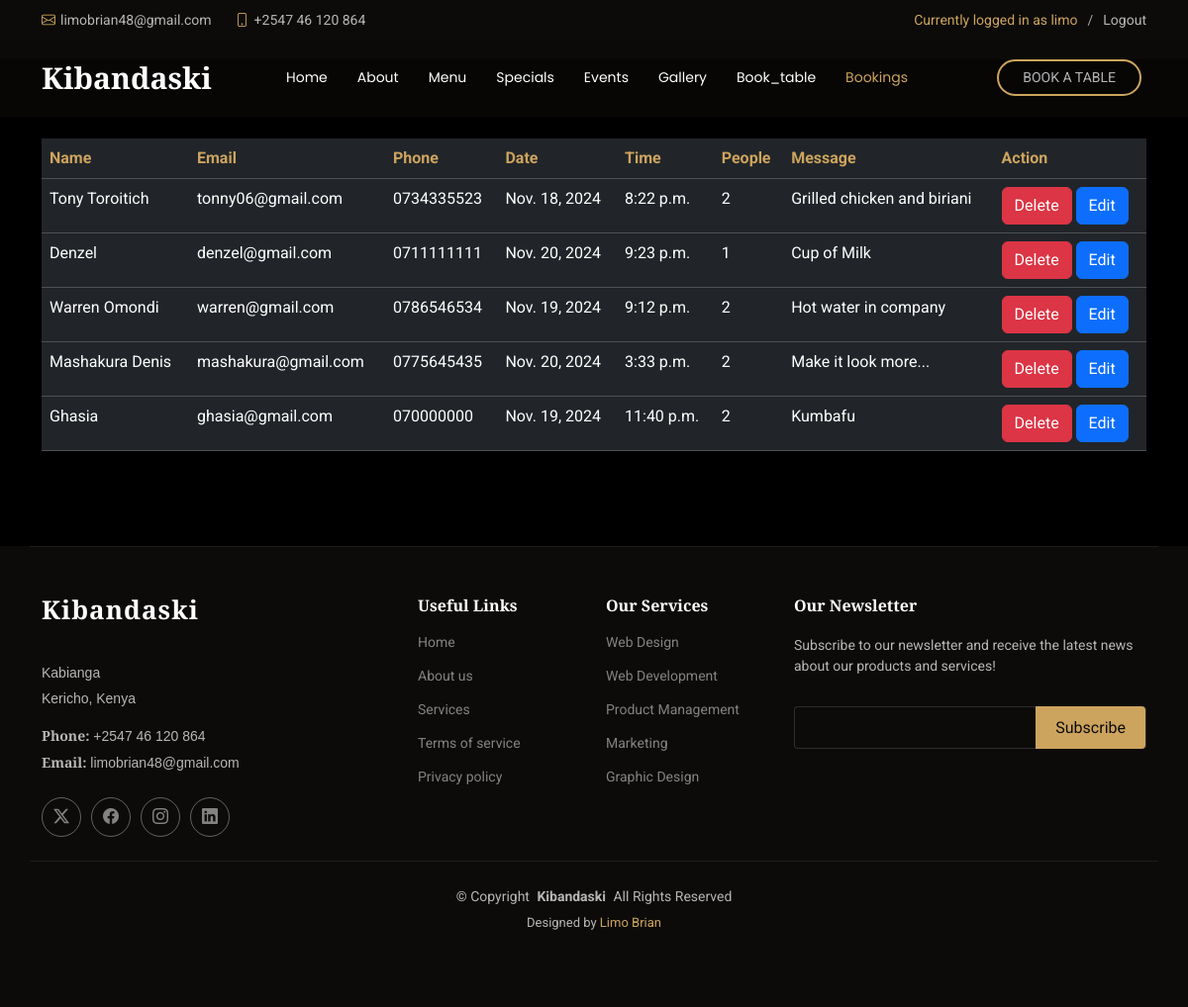
/show_bookings (signed in), run on the app's committed database.
### kibandaskiapp/models.py (models this page shows, shortened)
class Booking(models.Model):
    name = models.CharField(max_length=100)
    email = models.EmailField()
    phone = models.CharField(max_length=15)
    date = models.DateField()
    time = models.TimeField()
    people = models.PositiveIntegerField()
    message = models.TextField(blank=True, null=True)

### kibandaskiapp/views.py (the view)
# urls.py: path('show_bookings', views.retrieve_bookings, name= 'show_bookings'),
def retrieve_bookings(request):
    bookings = Booking.objects.all()
    context = {'bookings':bookings}
    return render(request, 'show_bookings.html', context)

### templates/show_bookings.html (shortened to what this page needs)
{% extends 'base.html' %}
{% block content %}
<section id="events" class="events section">
    <div class="container">
    <table class="table table-dark table-responsive">
    <thead>
        <tr>
            <th style="color: #cda45e;">Name</th>
            <th style="color: #cda45e;">Email</th>
            <th style="color: #cda45e;">Phone</th>
            <th style="color: #cda45e;">Date</th>
            <th style="color: #cda45e;">Time</th>
            <th style="color: #cda45e;">People</th>
            <th style="color: #cda45e;">Message</th>
            <th style="color: #cda45e;">Action</th>
        </tr>
        <tbody>
            {% for booking in bookings %}
            <tr>
                <td>{{booking.name}}</td>
                <td>{{booking.email}}</td>
                <td>{{booking.phone}}</td>
                <td>{{booking.date}}</td>
                <td>{{booking.time}}</td>
                <td>{{booking.people}}</td>
                <td>{{booking.message}}</td>
                <td>
                    <button type="button" class="btn btn-danger" data-bs-toggle="modal" data-bs-target="#deleteModal" data-id="{{ booking.id }}">
                        Delete
                    </button>
                    <a href="{% url 'update_booking' booking.id %}" class="btn btn-primary">Edit</a>
                </td>
            </tr>
            {% endfor %}
        </tbody>
    </thead>
    </table>
    </div>
</section>
{% endblock %}

### templates/header.html (shortened to what this page needs)
<header id="header" class="header fixed-top">
    <div class="topbar d-flex align-items-center">
      <div class="container d-flex justify-content-center justify-content-md-between">
        <div class="contact-info d-flex align-items-center">
          <i class="bi bi-envelope d-flex align-items-center"><a href="mailto:contact@example.com">limobrian48@gmail.com</a></i>
          <i class="bi bi-phone d-flex align-items-center ms-4"><span>+2547 46 120 864</span></i>
        </div>
        <div class="languages d-none d-md-flex align-items-center">
          <ul>
            {% if user.is_authenticated %}
                <li>Currently logged in as {{ user.username }}</li>
                <li><a href="{% url 'logout' %}">Logout</a></li>
            {% else %}
                <li><a href="{% url 'register' %}">Register</a></li>
                <li><a href="{% url 'login' %}">Login</a></li>
            {% endif %}
        </ul>
        </div>
      </div>
    </div>
    <div class="branding d-flex align-items-cente">
      <div class="container position-relative d-flex align-items-center justify-content-between">
        <a href="index.html" class="logo d-flex align-items-center me-auto me-xl-0">
          <h1 class="sitename">Kibandaski</h1>
        </a>
        <nav id="navmenu" class="navmenu">
          <ul>
            <li><a href="{% url 'home' %}" class="{% if request.path == '/' %} active {% endif %}">Home<br></a></li>
            <li><a href="{% url 'about' %}" class="{% if request.path == '/about/' %}active{% endif %}">About</a></li>
            <li><a href="{% url 'menu' %}" class="{% if request.path == '/menu/' %}active{% endif %}">Menu</a></li>
            <li><a href="{% url 'specials' %}" class="{% if request.path == '/specials/' %}active{% endif %}">Specials</a></li>
            <li><a href="{% url 'events' %}" class="{% if request.path == '/events/' %}active{% endif %}">Events</a></li>
            <li><a href="{% url 'gallery' %}" class="{% if request.path == '/gallery/' %}active{% endif %}">Gallery</a></li>
            <li><a href="{% url 'book_table' %}" class="{% if request.path == '/book_table/' %}active{% endif %}">Book_table</a></li>
            <li><a href="{% url 'show_bookings' %}" class="{% if request.path == '/show_bookings' %}active{% endif %}">Bookings</a></li>
          </ul>
        </nav>
        <a class="btn-book-a-table d-none d-xl-block" href="{% url 'book_table' %}">Book a Table</a>
      </div>
    </div>
  </header>

### static/assets/css/main.css (style rules this page uses)
:root { --default-font: "Roboto", system-ui, -apple-system, "Segoe UI", Roboto, "Helvetica Neue", Arial, "Noto Sans", "Liberation Sans", sans-serif, "Apple Color Emoji", "Segoe UI Emoji", "Segoe UI Symbol", "Noto Color Emoji"; --heading-font: "Playfair Display", sans-serif; --nav-font: "Poppins", sans-serif; }
:root { --background-color: #0c0b09; --default-color: rgba(255, 255, 255, 0.7); --heading-color: #ffffff; --accent-color: #cda45e; --surface-color: #29261f; --contrast-color: #0c0b09; }
:root { --nav-color: #ffffff; --nav-hover-color: #cda45e; --nav-mobile-background-color: #29261f; --nav-dropdown-background-color: #29261f; --nav-dropdown-color: #ffffff; --nav-dropdown-hover-color: #cda45e; }
:root { scroll-behavior: smooth; }
body { color: var(--default-color); background-color: var(--background-color); font-family: var(--default-font); padding-top: 60px; }
a { color: var(--accent-color); text-decoration: none; transition: 0.3s; }
h1, h2, h3, h4, h5, h6 { color: var(--heading-color); font-family: var(--heading-font); }
.header { --background-color: rgba(12, 11, 9, 0.61); color: var(--default-color); transition: all 0.5s; z-index: 997; }
.header .topbar { height: 40px; padding: 0; font-size: 14px; transition: all 0.5s; }
.header .topbar .contact-info i { font-style: normal; color: var(--accent-color); }
.header .topbar .contact-info i a, .header .topbar .contact-info i span { padding-left: 5px; color: var(--default-color); }
.header .topbar .contact-info i a { line-height: 0; transition: 0.3s; }
.header .topbar .languages ul { display: flex; flex-wrap: wrap; list-style: none; padding: 0; margin: 0; color: var(--accent-color); }
.header .topbar .languages ul a { color: var(--default-color); }
.header .topbar .languages ul li+li { padding-left: 10px; }
.header .topbar .languages ul li+li::before { display: inline-block; padding-right: 10px; color: color-mix(in srgb, var(--default-color), transparent 10%); content: "/"; }
.header .branding { background-color: var(--background-color); min-height: 60px; padding: 10px 0; transition: 0.3s; border-bottom: 1px solid var(--background-color); }
.header .logo { line-height: 1; }
.header .logo h1 { font-size: 30px; margin: 0; font-weight: 700; color: var(--heading-color); }
.header .btn-book-a-table, .header .btn-book-a-table:focus { color: var(--default-color); border: 2px solid var(--accent-color); text-transform: uppercase; font-size: 14px; padding: 6px 24px; margin: 0 5px 0 30px; border-radius: 50px; transition: 0.3s; }
@media (min-width: 1200px) { .navmenu { padding: 0; } }
@media (min-width: 1200px) { .navmenu ul { margin: 0; padding: 0; display: flex; list-style: none; align-items: center; } }
@media (min-width: 1200px) { .navmenu li { position: relative; } }
@media (min-width: 1200px) { .navmenu a, .navmenu a:focus { color: var(--nav-color); padding: 18px 15px; font-size: 14px; font-family: var(--nav-font); font-weight: 400; display: flex; align-items: center; justify-content: space-between; white-space: nowrap; transition: 0.3s; } }
@media (min-width: 1200px) { .navmenu li:last-child a { padding-right: 0; } }
@media (min-width: 1200px) { .navmenu li:hover>a, .navmenu .active, .navmenu .active:focus { color: var(--nav-hover-color); } }
section, .section { color: var(--default-color); background-color: var(--background-color); padding: 60px 0; scroll-margin-top: 77px; overflow: clip; }
.events { --default-color: #ffffff; --background-color: #000000; --heading-color: #ffffff; padding: 80px 0; position: relative; }
.events:before { content: ""; background-color: color-mix(in srgb, var(--background-color), transparent 30%); position: absolute; inset: 0; z-index: 2; }
.events .container { position: relative; z-index: 3; }

### data on the page
Booking: name "Tony Toroitich", email "tonny06@gmail.com", phone "0734335523", date "Nov. 18, 2024", time "8:22 p.m.", people "2", message "Grilled chicken and biriani"
Booking: name "Denzel", email "denzel@gmail.com", phone "0711111111", date "Nov. 20, 2024", time "9:23 p.m.", people "1", message "Cup of Milk"
Booking: name "Warren Omondi", email "warren@gmail.com", phone "0786546534", date "Nov. 19, 2024", time "9:12 p.m.", people "2", message "Hot water in company"
Booking: name "Mashakura Denis", email "mashakura@gmail.com", phone "0775645435", date "Nov. 20, 2024", time "3:33 p.m.", people "2", message "Make it look more..."
Booking: name "Ghasia", email "ghasia@gmail.com", phone "070000000", date "Nov. 19, 2024", time "11:40 p.m.", people "2", message "Kumbafu"

### other printed values
{{ user.username }} "limo"
